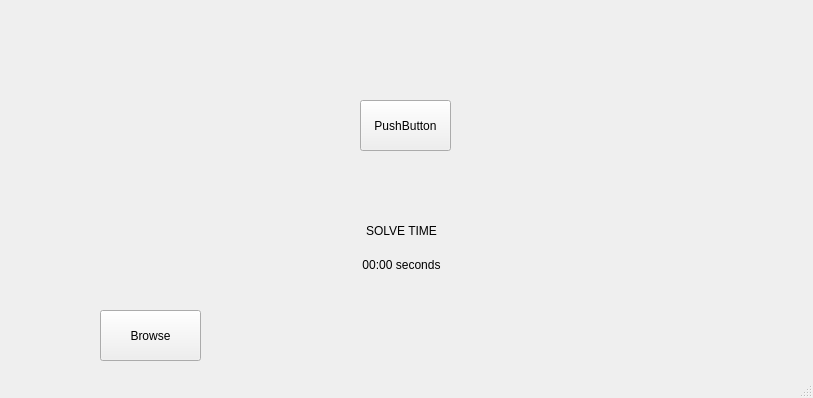
<?xml version="1.0" encoding="UTF-8"?>
<ui version="4.0">
 <class>MainWindow</class>
 <widget class="QMainWindow" name="MainWindow">
  <property name="geometry">
   <rect>
    <x>0</x>
    <y>0</y>
    <width>813</width>
    <height>398</height>
   </rect>
  </property>
  <property name="windowTitle">
   <string>Sudoku Solver</string>
  </property>
  <property name="windowIcon">
   <iconset>
    <normaloff>../../../Downloads/sudoku (1).png</normaloff>../../../Downloads/sudoku (1).png</iconset>
  </property>
  <widget class="QWidget" name="centralwidget">
   <widget class="QLabel" name="predict">
    <property name="geometry">
     <rect>
      <x>20</x>
      <y>30</y>
      <width>301</width>
      <height>261</height>
     </rect>
    </property>
    <property name="text">
     <string/>
    </property>
    <property name="pixmap">
     <pixmap>predicted.jpg</pixmap>
    </property>
    <property name="scaledContents">
     <bool>true</bool>
    </property>
   </widget>
   <widget class="QPushButton" name="browse">
    <property name="geometry">
     <rect>
      <x>100</x>
      <y>310</y>
      <width>101</width>
      <height>51</height>
     </rect>
    </property>
    <property name="text">
     <string>Browse</string>
    </property>
   </widget>
   <widget class="QPushButton" name="solve">
    <property name="geometry">
     <rect>
      <x>360</x>
      <y>100</y>
      <width>91</width>
      <height>51</height>
     </rect>
    </property>
    <property name="text">
     <string>PushButton</string>
    </property>
   </widget>
   <widget class="QLabel" name="solution">
    <property name="geometry">
     <rect>
      <x>480</x>
      <y>30</y>
      <width>301</width>
      <height>261</height>
     </rect>
    </property>
    <property name="text">
     <string/>
    </property>
    <property name="pixmap">
     <pixmap>solution.jpg</pixmap>
    </property>
    <property name="scaledContents">
     <bool>true</bool>
    </property>
   </widget>
   <widget class="QLabel" name="label_3">
    <property name="geometry">
     <rect>
      <x>350</x>
      <y>220</y>
      <width>103</width>
      <height>22</height>
     </rect>
    </property>
    <property name="text">
     <string>SOLVE TIME</string>
    </property>
    <property name="alignment">
     <set>Qt::AlignCenter</set>
    </property>
   </widget>
   <widget class="QLabel" name="time">
    <property name="geometry">
     <rect>
      <x>350</x>
      <y>240</y>
      <width>103</width>
      <height>49</height>
     </rect>
    </property>
    <property name="text">
     <string>00:00 seconds</string>
    </property>
    <property name="alignment">
     <set>Qt::AlignCenter</set>
    </property>
   </widget>
   <widget class="QLabel" name="scs">
    <property name="geometry">
     <rect>
      <x>480</x>
      <y>300</y>
      <width>301</width>
      <height>20</height>
     </rect>
    </property>
    <property name="text">
     <string/>
    </property>
    <property name="alignment">
     <set>Qt::AlignCenter</set>
    </property>
   </widget>
  </widget>
  <widget class="QStatusBar" name="statusbar"/>
 </widget>
 <resources/>
 <connections/>
</ui>
